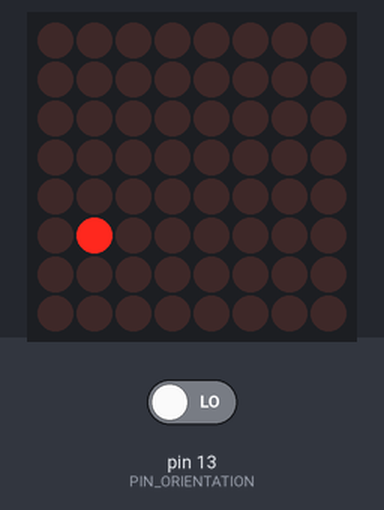
Bench run of a sketch on a simulated Arduino Uno, built with avr-gcc and run on an emulated ATmega328P. On the bench: 8×8 LED matrix. Inputs (shaded band) come from the test bench; at power-on: pin 13 (PIN_ORIENTATION) LOW.

Above: at 1.2 s.
1.3 s: pin 13 (PIN_ORIENTATION) driven HIGH
At 1.86 s:
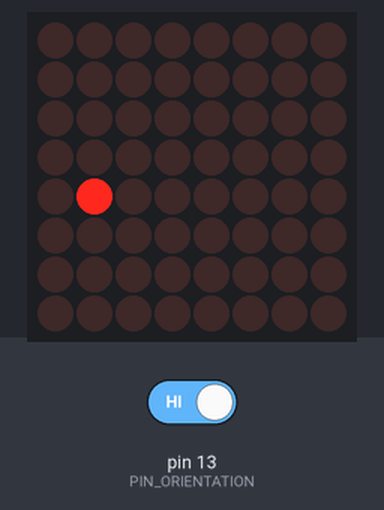
At 2.46 s:
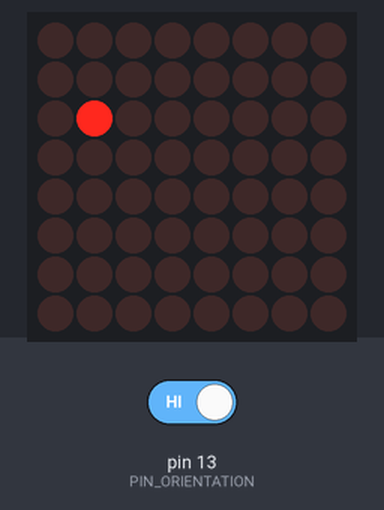
4.1 s: pin 13 (PIN_ORIENTATION) driven LOW
5.6 s: pin 13 (PIN_ORIENTATION) driven HIGH
At 6.1 s:
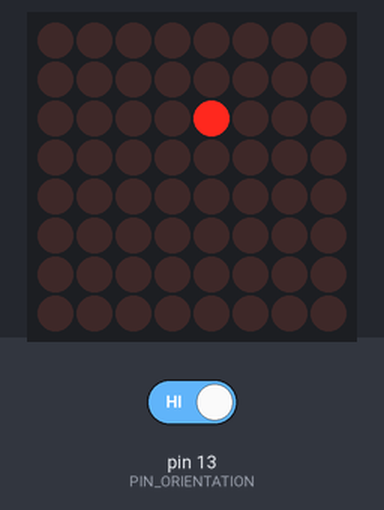
Timing chart, 0 to 8.6 s (numbered marks = the images above; inputs shaded):
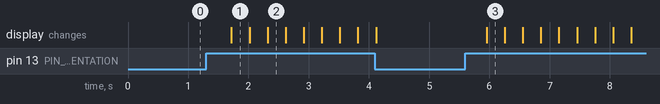

The sketch:

RunSeventLight.ino
```cpp
#include <Bounce.h>
#include <LedControl.h>

#include "MySevenSegment.h"

///////////////////////////////////////////////////////////////////
// 按鍵及RESET相關
///////////////////////////////////////////////////////////////////
#define PIN_ORIENTATION 13
Bounce g_CountBtn = Bounce( PIN_ORIENTATION, 50 );

///////////////////////////////////////////////////////////////////
// 七段顯示器相關
///////////////////////////////////////////////////////////////////
const byte g_Digis = 6;         //七段顯示器位數;//
const int g_DeviceNum = 1;      //使用的 MAX7219 數量;//
#define PIN_DATA 8              //接MAX7219的P1(左上第一隻腳);//
#define PIN_CLK  9              //接MAX7219的P13;//
#define PIN_CS   7              //接MAX7219的P12;//

MySevenSegment g_Led = MySevenSegment( PIN_DATA, PIN_CLK, PIN_CS, g_Digis, g_DeviceNum );

unsigned long g_TestNum = 0;

void setup()
{
    Serial.begin(9600);
}

void ProcessBtn()
{
    g_CountBtn.update();

    // has our orientation changed for more the 3 second
    while( g_CountBtn.read() == HIGH )
    {
        g_CountBtn.update();

        if ( g_CountBtn.duration() > 100 )
        {
            g_TestNum += 98;
            break;
            //g_TestNum++;
        }
    }
}

void loop()
{
    ProcessBtn();

    Process7Seg();
}

void Process7Seg( )
{
    g_Led.Effect( 2, g_TestNum );
}
```

MySevenSegment.cpp
```cpp
#include "MySevenSegment.h"

MySevenSegment::MySevenSegment (int PinData, int PinClk, int PinCs, byte digits, int NumDevices )
: mLed(  PinData, PinClk, PinCs, NumDevices )
{
    //初始化七段顯示器;//
    mLed.shutdown(0,false);       //The MAX72XX is in power-saving mode on startup
    mLed.setIntensity(0,7);       // Set the brightness to default value
    mLed.clearDisplay(0);         // and clear the display

    mDigits = digits;

    mCurrentNum = 0;

    mRollTime = 50;

    mServerWaitCount = 0;
    mServerWaitTime;
}

MySevenSegment::~MySevenSegment()
{

}

void MySevenSegment::PrintString( String Str )
{
    //字串顯示從輸入的最後一個字往前顯示;//
    for( int i=0; i<mDigits; i++ )
    {
        if( i < Str.length() )
            mLed.setChar( 0, i, Str[Str.length()-1-i], false );
        else
            mLed.setChar( 0, i, ' ', false );
    }
}

void MySevenSegment::PrintNumber( unsigned long Num, bool ShowHeadZero )
{
    byte StopDigit = mDigits;

    //檢視高位數為0是否顯示;//
    if( ShowHeadZero == false )
    {
        //計算輸入字串有幾位數;//
        StopDigit = 0;
        unsigned long Temp = Num;
        for ( int i=0; ; )
        {
            Temp /= 10;
            if ( Temp == 0 )
                break;
            StopDigit++;
        }
    }

    //照順序從個位數往高位數點亮;//
    for( int i=0; i<mDigits; i++ )
    {
        if( i <= StopDigit )
            mLed.setDigit( 0, i, (byte)(Num%10), false );
        else
            mLed.setChar( 0, i, ' ', false );

        Num = Num / 10;
    }
}

void MySevenSegment::RollSubtitle( String Str, bool Stop )
{
    memset( mLedNum, ' ', mDigits );
    mLedNum[ mDigits ] = 0;

    for( short i=0; i<Str.length()+mDigits; i++ )
    {
        //將陣列裡的字全部往左移一位;//
        for( short j=1; j<mDigits; j++ )
        {
            mLedNum[ j-1 ] = mLedNum[j];
        }
        if( i<Str.length() )
            mLedNum[mDigits-1] = Str[i];
        else
            mLedNum[mDigits-1] = ' ';

        PrintString( mLedNum );
        delay( 200 );
    }
}

void MySevenSegment::Effect( byte mode, unsigned long Value )
{
    switch( mode )
    {
        case LED_NUM:
            //若數字相同則不做任何反應;//
            if( mCurrentNum == Value )
                return;

            //新數字比舊數字小,直接更改數字不顯示效果;//
            if( mCurrentNum > Value )
            {
                mCurrentNum = Value;
                PrintNumber( mCurrentNum, false );
                return;
            }

            //單位數滾動;//
            EffectPlusOne( Value );

            //閃動2次;//
            EffectFlicker(2);

            break;

        case LED_SERVER:
            //EffectServer();
            //EffectAround(1);
            EffectAroundStep();
            break;
    }
}

void MySevenSegment::EffectFlicker( int Times )
{
    for( int i=0; i<Times; i++ )
    {
        delay( 500 );
        mLed.clearDisplay(0);
        delay( 500 );
        PrintNumber( mCurrentNum, false );
    }
}

//直接從現在數字滾動到指定數字;//
void MySevenSegment::EffectPlusImmediately( unsigned long Num )
{
    //重新設定數字字串陣列;//
    ResetNumToArray( Num );

    //這邊為第一次顯示數字,快速滾動至定位;//
    byte CheckNum=0;
    while( CheckNum < mDigits )
    {
        CheckNum = 0;
        //每一個位數+1若已經相等則不再變動;//
        for( byte i=0; i<mDigits; i++ )
        {
            if( mNewNum[i] != mLedNum[i] )
                mLedNum[i]++;
            else
                CheckNum++;

            if( mLedNum[i] > '9' )
              mLedNum[i] = '0';
        }
        PrintString( mLedNum );
        delay( mRollTime );
    }

    //記錄新數字;//
    mCurrentNum = Num;
}

void MySevenSegment::EffectPlusAll( unsigned long Num )
{
    //重新設定數字字串陣列;//
    ResetNumToArray( Num );

    //先計算有幾個位數不同,在依照最高位數先跑一輪後到定位,在輪下一位數;//
    byte DiffentNum = 0;
    for(byte i=0; i<mDigits; i++ )
    {
        if( mLedNum[i] != mNewNum[i] )
        {
            DiffentNum = mDigits-i;
            break;
        }
    }

    //由不同的數值最高位數一起遞增滾動至指定位數;//
    for( byte i = mDigits - DiffentNum; i<mDigits; i++ )
    {
        //先全部遞增滾動一輪到自己的位數;//
        for( byte j = 0; j<5; j++ )
        {
            for( byte k = i; k<mDigits; k++ )
            {
                mLedNum[k]++;
                if( mLedNum[k] > '9' )
                    mLedNum[k] = '0';
            }

            PrintString( mLedNum );
            delay( mRollTime );
        }

        //將最高位數滾動到指定數字;//
        while( mLedNum[i] != mNewNum[i] )
        {
            for( byte k = i; k<mDigits; k++ )
            {
                mLedNum[k]++;
                if( mLedNum[k] > '9' )
                    mLedNum[k] = '0';
            }
            PrintString( mLedNum );
            delay( mRollTime );
        }
    }

    //記錄新數字;//
    mCurrentNum = Num;
}

void MySevenSegment::EffectPlusOne( unsigned long Num )
{
    //重新設定數字字串陣列;//
    ResetNumToArray( Num );

    short StartDigit = 0;
    //從最高位數開始檢查到不為0的位數;//
    for( short i = 0; i<mDigits; i++ )
    {
        if( mNewNum[i] == '0' )
        {
            StartDigit++;
            mLedNum[i] = ' ';
        }
        else
            break;
    }

    for( short i = StartDigit; i<mDigits; i++ )
    {
        //最高位數先滾動一輪;//
        for( short j=0; j<10; j++ )
        {
            mLedNum[i]++;
            if( mLedNum[i] > '9' )
                mLedNum[i] = '0';

            PrintString( mLedNum );
            delay( mRollTime );
        }

        //在滾動到指定位數;//
        while( mLedNum[i] != mNewNum[i] )
        {
            mLedNum[i]++;
            if( mLedNum[i] > '9' )
                mLedNum[i] = '0';

            PrintString( mLedNum );
            delay( mRollTime );
        }
    }

    //記錄新數字;//
    mCurrentNum = Num;
}

void MySevenSegment::EffectRandom( unsigned long Num )
{
    //重新設定數字字串陣列;//
    ResetNumToArray( Num );

    //功能尚未完成;//
}

void MySevenSegment::EffectAround( int Times )
{
    short RollTime = 20;
    mLed.clearDisplay(0);

    for( byte i=0; i<Times; i++ )
    {
        //左上至右上;//
        for( short j = mDigits-1; j>=0; j-- )
        {
            mLed.setLed( 0, j, 1, true );
            if( j < mDigits - 1 )
                mLed.setLed( 0, j+1, 1, false );
            delay( RollTime );
        }

        //右中上;//
        mLed.setLed( 0, 0, 2, true );
        mLed.setLed( 0, 0, 1, false );
        delay( RollTime );

        //右中下;//
        mLed.setLed( 0, 0, 3, true );
        mLed.setLed( 0, 0, 2, false );
        delay( RollTime );
        mLed.setLed( 0, 0, 3, false );

        //右下至左下;//
        for( short j = 0; j<mDigits; j++ )
        {
            mLed.setLed( 0, j, 4, true );
            if( j>0 )
              mLed.setLed( 0, j-1, 4, false );
            delay( RollTime );
        }

        //左中下;//
        mLed.setLed( 0, mDigits-1, 5, true );
        mLed.setLed( 0, mDigits-1, 4, false );
        delay( RollTime );

        //左中上;//
        mLed.setLed( 0, mDigits-1, 6, true );
        mLed.setLed( 0, mDigits-1, 5, false );
        delay( RollTime );

        //關閉左中上;//
        mLed.setLed( 0, mDigits-1, 6, false );
    }
}

void MySevenSegment::EffectAroundStep()
{
    int RollTime = 6000;
    if( mServerWaitTime % RollTime == 0 )
    {
        byte Digit, Light;
        mServerWaitCount = ( mServerWaitCount + 1 ) % 17;
        if( mServerWaitCount == 0 )
            mServerWaitCount = 1;
        mServerWaitTime = 0;

        if( mServerWaitCount < 7 )
        {
            Digit = mDigits - mServerWaitCount;
            Light = 1;
        }
        else if( mServerWaitCount == 7 )
        {
            Digit = 0;
            Light = 2;
        }
        else if( mServerWaitCount == 8 )
        {
            Digit = 0;
            Light = 3;
        }
        else if( mServerWaitCount < 15 )
        {
            Digit = mServerWaitCount - 9;
            Light = 4;
        }
        else if( mServerWaitCount == 15 )
        {
            Digit = mDigits - 1;
            Light = 5;
        }
        else if( mServerWaitCount == 16 )
        {
            Digit = mDigits - 1;
            Light = 6;
        }

        mLed.clearDisplay(0);
        mLed.setLed( 0, Digit, Light, true );
    }
    mServerWaitTime++;
}

void MySevenSegment::EffectServer()
{
    if( mServerWaitTime == 3500 )
    {
        if( mServerWaitCount == 0 )
        {
            PrintString(F("SEr_  "));
        }
        else if( mServerWaitCount == 1 )
        {
            PrintString(F("SEr _ "));
        }
        else
        {
            PrintString(F("SEr  _"));
        }
        mServerWaitCount = (mServerWaitCount+1) % 3;
        mServerWaitTime = mServerWaitTime%3500;
    }

    mServerWaitTime++;
}

void MySevenSegment::ResetNumToArray( unsigned long NewNum )
{
    //分析新數值轉換為字串陣列;//
    ltoa( NewNum, mNewNum, 10 );
    ArrangeArrary( mNewNum, mDigits );

    //分析現有數值轉換字串陣列;//
    ltoa( mCurrentNum, mLedNum, 10 );
    ArrangeArrary( mLedNum, mDigits );
}

void MySevenSegment::ArrangeArrary( char *NumArray, byte Digit )
{
    //將原始的數字轉換為字串,並只取個位數開始的指定位數;//
    byte NumLen = strlen(NumArray);
    if( NumLen < Digit )
    {
        //將字串往右移至指定位數,前頭指定為'0';//
        for( int i=Digit-1, j=0; i>=0; i--, j++  )
        {
            if( j < NumLen )
                NumArray[ i ] = NumArray[ NumLen - 1 - j ];
            else
                NumArray[ i ] = '0';
        }
        NumArray[Digit] = 0;
    }
    else if( NumLen > Digit )
    {
        //前面多餘的位數刪除,並把指定的位數字串往左移;//
        for( int i= NumLen-Digit, j=0; i<NumLen; i++, j++ )
            NumArray[j] = NumArray[i];

        NumArray[Digit] = 0;
    }
}
```

MySevenSegment.h
```cpp
#ifndef __MY_SEVEN_SEGMENT_H__
#define __MY_SEVEN_SEGMENT_H__

#include <Arduino.h>
#include <LedControl.h>

#define LED_NUM     1   //數字數字滾動效果;//
#define LED_SERVER  2   //SERVER效果;//

class MySevenSegment
{
public:
    MySevenSegment( int PinData, int PinClk, int PinCs, byte digits, int NumDevices=1 );
    ~MySevenSegment();

    //顯示字串;//
    //支援的字元限以下幾種;//
    //'0','1','2','3','4','5','6','7','8','9','0',
    //'A','b','c','d','E','F','H','L','P',
    //'.','-','_',' '
    void PrintString( String Str );

    //顯示指定數字;//
    void PrintNumber( unsigned long Num, bool ShowHeadZero = true );

    //指定字串由右往左滾動;//
    //Stop: true:滾動至最左後停住;//
    //      false:一直往左滾動到字串消失;//
    void RollSubtitle( String Str, bool Stop = false );

    //顯示指定效果;//
    void Effect( byte mode, unsigned long Value = 0);

private:
    //數字閃爍效果,Times:次數;//
    void EffectFlicker( int Times );

    //直接從現在數字滾動到指定數字;//
    void EffectPlusImmediately( unsigned long Num );

    //全部數字滾動遞增效果;//
    void EffectPlusAll( unsigned long Num );

    //由高至低位數一次滾動一位數;//
    void EffectPlusOne( unsigned long Num );

    void EffectRandom( unsigned long Num );

    //最外圍的跑燈效果;//
    void EffectAround( int Times );

    //最外圍跑燈步進式,呼叫此函數跑動一次;//
    void EffectAroundStep();

    //設定Server時的效果, SEr __ -> SEr_ _ -> SEr__ ;//
    void EffectServer();

    //重新設定指定數字轉換至陣列;//
    void ResetNumToArray( unsigned long NewNum );

    //整理陣列數字,將字串移至指定位數,不足的前面補字串0,超過的位數則刪除;//
    void ArrangeArrary( char *NumArray, byte Digit );

private:
    LedControl mLed;

    //機器顯示位數;//
    byte mDigits;

    //數字滾動間格時間;//
    short mRollTime;

    //紀錄現在的數字;//
    unsigned long mCurrentNum;

    //Server狀態的動畫狀態計數;//
    byte mServerWaitCount;
    int mServerWaitTime;

    //資料處裡用字串陣列;//
    char mNewNum[16];
    char mLedNum[16];
};

#endif
```

Measured:
- after the input at 1.3 s, the display: changes after 0.42 s (image 1)
- after the input at 5.6 s, the display: changes after 0.35 s (image 3)
